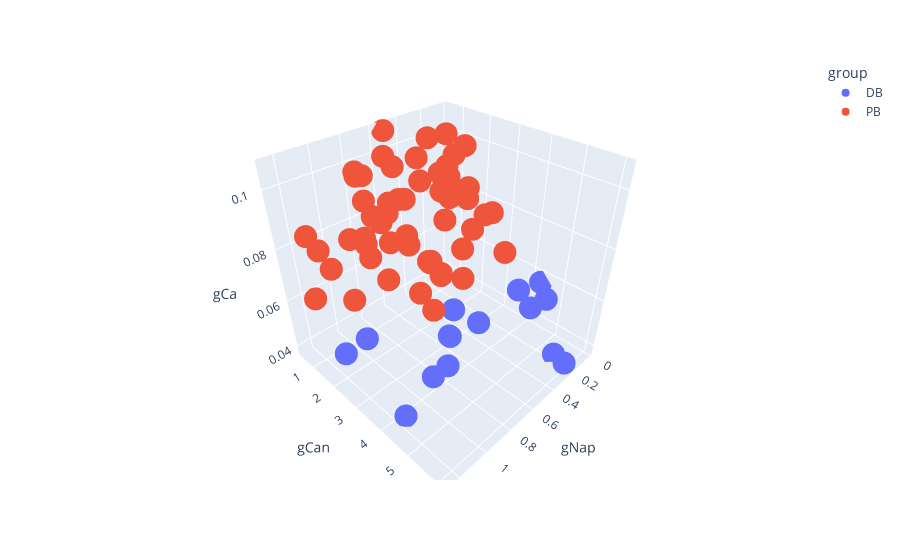

This figure's notebook cell:
### Markdown cell above
Final Conductances

### Code cell
plot_3d_conductances(DB_final, PB_final, indices=(0, 4, 3), conductance_labels=('gNap', 'gCan', 'gCa'))
